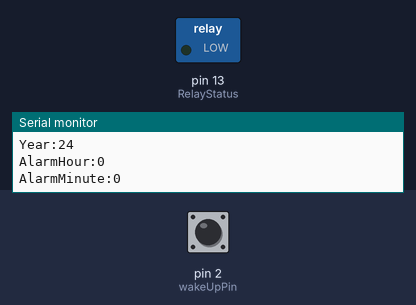
This sketch was run on a simulated Arduino Uno, built for the host (arithmetic inside an expression is 32-bit, double 64-bit). Parts: switched loads named in the sketch (green lamp = pin HIGH), the last lines printed to the serial monitor. The inputs (shaded band) are chosen by the test bench; at power-on: pin 2 (wakeUpPin) HIGH. The local clock reads 2024-03-15 10:24:30 at power-on unless the sketch sets it.

Above: at 1.2 s.
1.3 s: pin 2 (wakeUpPin) pulled LOW for 0.15 s
At 2.7 s:
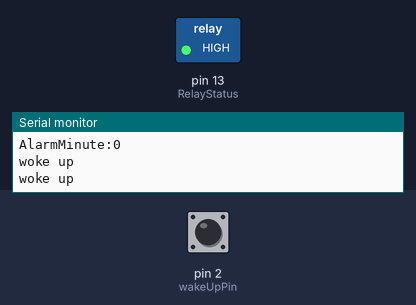
Timing chart, 0 to 15.8 s (numbered marks = the images above; inputs shaded):
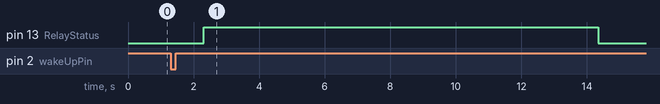

The sketch:

WateringSystemWithLowPower.ino
```cpp
#include "LowPower.h"
//By Rocket scream Electronics
#include <Wire.h>
#include <Rtc_Pcf8563.h>
// joe robertson from library
/* get a real time clock object */
Rtc_Pcf8563 rtc;
/* a flag for the interrupt */
volatile int alarm_flag=0;
int RelayStatus = 13;
int WaterinPeriod = 10000; // how long you want the motor to pump. This is 10 seconds
unsigned long time_now = 0;
const int wakeUpPin = 2; // external interrupt 0 if you choose 3 its interrupt 1


void wakeUp()
{
  Serial.println("woke up");


}

void setup()
{
   Serial.begin(9600);
   pinMode(LED_BUILTIN, OUTPUT);
   digitalWrite(LED_BUILTIN, HIGH);

   pinMode(wakeUpPin, INPUT_PULLUP); // connected to 5v so will be high
   //RTC is high, when the alarm is triggered the interuupt becomes active low.
   digitalWrite(wakeUpPin, HIGH);       // turn on pullup resistors


   pinMode(RelayStatus, OUTPUT);
   digitalWrite(RelayStatus,LOW);


   attachInterrupt(digitalPinToInterrupt(wakeUpPin), wakeUp, CHANGE);// when it detects interrupt signal from RTC, it will run the wakeup function


//    /* clear out all the registers */
//    rtc.initClock();
//    /* set a time to start with.
//     * day, weekday, month, century, year */
//    rtc.setDate(16, 7, 7, 0, 23);
//    /* hr, min, sec */
//    rtc.setTime(1, 8, 00);
//    /* set an alarm for 20 secs later...
//     * alarm pin goes low when match occurs
//     * this triggers the interrupt routine
//     * min, hr, day, weekday
//     * 99 = no alarm value to be set
//     */
      rtc.setAlarm(13 , 1, 99, 99);
}

void loop()
{
  Serial.println("Going to Sleep");
  Serial.print("Hour:");
  Serial.println(rtc.getHour());
  Serial.print("Minute:");
  Serial.println(rtc.getMinute());
  Serial.print("Second:");
  Serial.println(rtc.getSecond());
  Serial.print("Weekday:");
  Serial.println(rtc.getWeekday());
  Serial.print("Day:");
  Serial.println(rtc.getDay());
  Serial.print("Month:");
  Serial.println(rtc.getMonth());
  Serial.print("Year:");
  Serial.println(rtc.getYear());
  Serial.print("AlarmHour:");
  Serial.println(rtc.getAlarmHour());
  Serial.print("AlarmMinute:");
  Serial.println(rtc.getAlarmMinute());
  delay(1000);
  digitalWrite(LED_BUILTIN, LOW);
  LowPower.powerDown(SLEEP_FOREVER, ADC_OFF, BOD_OFF);
  delay(1000);
  digitalWrite(LED_BUILTIN, HIGH);

  delay(1000);
  clr_alarm();
  WateringCommand();


}


void clr_alarm()
{
  //to detach the interrupt pin
  detachInterrupt(0);
  Serial.print("blink!\r\n");
  Serial.print("Hour:");
  Serial.println(rtc.getHour());
  Serial.print("Minute:");
  Serial.println(rtc.getMinute());
  Serial.print("Second:");
  Serial.println(rtc.getSecond());
  Serial.print("Weekday:");
  Serial.println(rtc.getWeekday());
  Serial.print("Day:");
  Serial.println(rtc.getDay());
  Serial.print("Month:");
  Serial.println(rtc.getMonth());
  Serial.print("Year:");
  Serial.println(rtc.getYear());
  Serial.print("AlarmHour:");
  Serial.println(rtc.getAlarmHour());
  Serial.print("AlarmMinute:");
  Serial.println(rtc.getAlarmMinute());
  delay(1000);

}

void WateringCommand(){

  time_now = millis();
  while(millis() < time_now +  WaterinPeriod){
    Serial.println("Watering");
    digitalWrite(RelayStatus,HIGH);
  }
  digitalWrite(RelayStatus,LOW);


}
```

Measured:
- after the input at 1.3 s, pin 13 (RelayStatus): LOW → HIGH after 1.0 s, → LOW 12.0 s later
